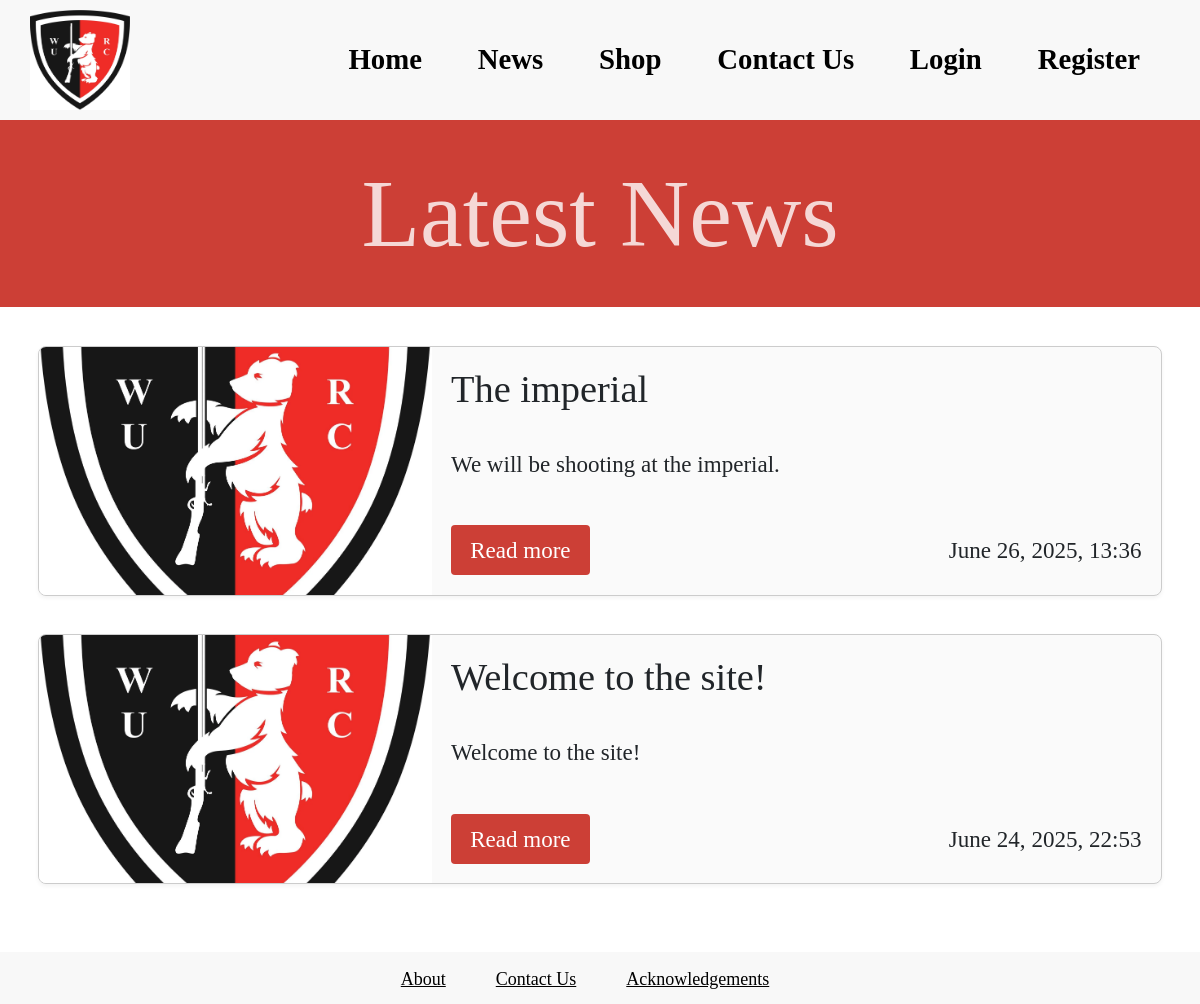
Page /news/ on the committed database.
### db_schema.py (models this page shows)
class NewsPost(db.Model):
    __tablename__ = 'news_posts'
    id = db.Column(db.Integer, primary_key=True)
    title = db.Column(db.String(100), nullable=False)
    summary = db.Column(db.String(255), nullable=False)  # A short summary of the news post
    article = db.Column(db.Text, nullable=False)
    created_at = db.Column(db.DateTime, default=datetime.now())
    updated_at = db.Column(db.DateTime, default=datetime.now(), onupdate=datetime.now())
    creator_id = db.Column(db.Integer, db.ForeignKey('admins.id'), nullable=False)
    creator = db.relationship('Admin', backref=db.backref('news_posts', lazy=True))
    images = db.relationship('Image', backref='news_post', lazy=True)

### server/blueprints/news.py (the view)
@news_bp.route('/', methods=['GET'])
def news():
    posts = NewsPost.query.order_by(NewsPost.created_at.desc()).all()
    return render_template("news/news.html", posts=posts)

### app.py (called while the page is built)
@app.template_filter()
def format_datetime(date: datetime) -> str:
    return date.strftime("%B %d, %Y, %H:%M")

### templates/news/news.html (shortened to what this page needs)
{% extends "layout.html" %}
{% block content %}
    <div class="news-title-container">
        <h1>Latest News</h1>
    </div>
  {% if posts %}
    <div class="tile-list">
      {% for row in posts|batch(2) %}
      {% for post in row %}
      <div class="news-grid-item">
        <div class="news-card">
          {% if post.images %}
            <img src="/files/{{ post.images[0].filename }}" alt="Preview image for {{ post.title }}">
          {% else %}
            <img src="/static/images/logo.png" alt="Default logo for news post">
          {% endif %}
          <div class="news-info">
            <h2>{{ post.title }}</h2>
            <p>{{ post.summary or post.article[:50] ~ '...' }}</p>
            <div class="news-footer">
              <a href="{{ url_for('news.view_news', post_id=post.id) }}" class="read-more-btn">Read more</a>
              <span class="news-date">{{ post.created_at | format_datetime }}</span>
            </div>
          </div>
        </div>
      </div>
    {% endfor %}
{% endfor %}
    </div>
  {% else %}
    <p>No news articles available at the moment.</p>
  {% endif %}
{% endblock %}

### static/css/layout.css (style rules this page uses)
* { font-family: 'Libre Baskerville', serif; box-sizing: border-box; margin: 0; padding: 0; font-size: 1.2rem; --light-background-color: rgb(230, 230, 230); --complement-color: rgb(0, 0, 0); --complement-color-dark: rgb(76, 40, 89); --base-red-colour: #CC3F36; --white-text-colour: rgba(255, 255, 255, 0.8); }
h1, h2, h3 { font-family: 'Playfair Display', serif; font-weight: 700; }
body { min-height: 100vh; display: flex; flex-direction: column; align-items: center; justify-content: center; }
a { color: var(--complement-color); font-weight: bold; }
h1 { color: var(--complement-color-dark); text-align: center; margin: 20px 0; }
.tile-list { display: flex; flex-direction: column; justify-content: space-between; padding: 0 20px; align-items: center; }
.tile-list { display: grid; grid-template-columns: repeat(auto-fit, minmax(600px, 1fr)); gap: 2rem; padding: 2rem; }
.news-card { display: flex; flex-direction: row; background-color: #fafafa; border: 1px solid #ccc; border-radius: 8px; overflow: hidden; width: 100%; height: 250px; box-shadow: 0 2px 4px rgba(0, 0, 0, 0.05); }
.news-card img { width: 35%; height: 100%; object-fit: cover; }
.news-info { padding: 1rem; flex: 1; display: flex; flex-direction: column; justify-content: space-between; }
.news-footer { display: flex; justify-content: space-between; align-items: center; }
.read-more-btn { background-color: var(--outer-ring-red, var(--base-red-colour)); color: white; padding: 0.4rem 1rem; border-radius: 4px; text-decoration: none; font-weight: 500; }
.news-title-container { padding-top: 3%; padding-bottom: 3%; background-color: var(--base-red-colour); text-align: center; }
.news-title-container h1 { font-size: 5rem; margin: 0; padding: 0; color: var(--white-text-colour); }

### rows in the picture
NewsPost: title "The imperial", summary "We will be shooting at the imperial.", created_at "June 26, 2025, 13:36"
NewsPost: title "Welcome to the site!", summary "Welcome to the site!", created_at "June 24, 2025, 22:53"
